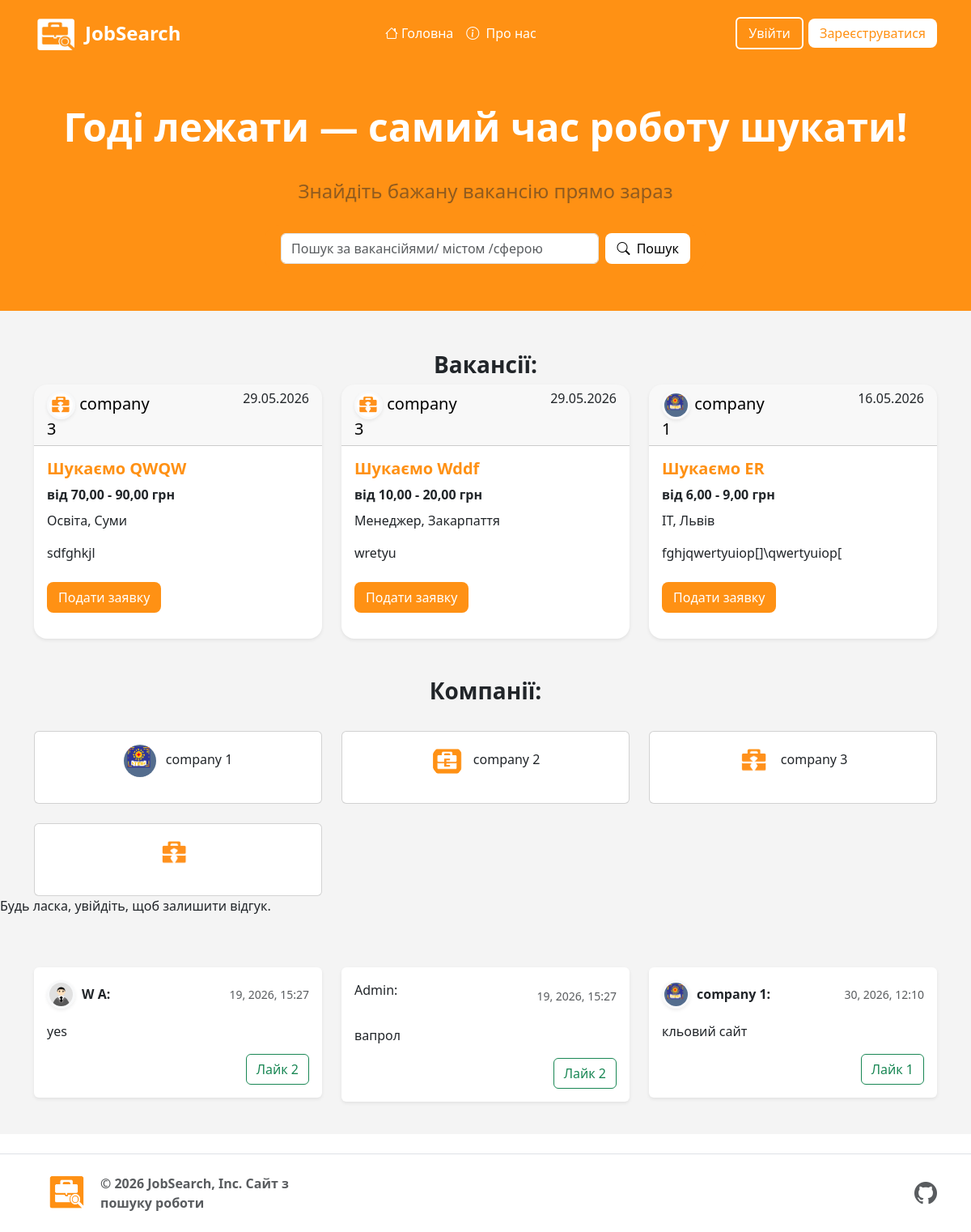
The page / on the database its author committed.
### project/models.py (models this page shows, shortened)
class Vacancy(models.Model):
    title = models.CharField(max_length=256)#Заголовок
    description = models.TextField()#опис
    description1 = models.TextField(null=True, blank=True)#опис
    description2 = models.TextField(null=True, blank=True)#опис
    link = models.URLField(max_length=500, null=True, blank=True)
    company = models.ForeignKey(EmployerProfile, on_delete=models.CASCADE, related_name="vacancies")
    image = models.ImageField(upload_to='vacancies/images/',  null=True, blank=True)
    price_start = models.DecimalField(max_digits=10, decimal_places=2, null=True, blank=True)
    price_end = models.DecimalField(max_digits=10, decimal_places=2, null=True, blank=True)
    category = models.ForeignKey(Category, on_delete=models.SET_NULL, null=True)
    employment_type = models.CharField(max_length=20, choices=EMPLOYMENT_CHOICES, default='full_time', verbose_name="Тип зайнятості")
    work_format = models.CharField(max_length=20, choices=WORK_FORMAT_CHOICES, default='office', verbose_name="Формат роботи")
    experience = models.CharField(max_length=20, choices=EXPERIENCE_CHOICES, default='no_experience', verbose_name="Досвід роботи")
    city = models.ForeignKey(City, on_delete=models.SET_NULL, related_name="vacancies", null=True)
    street = models.CharField(max_length=255, verbose_name="Вулиця")
    house_number = models.CharField(max_length=20, blank=True, null=True, verbose_name="Будинок / Офіс")
    date = models.DateTimeField(auto_now_add=True)#дата створення
    updated_at = models.DateTimeField(auto_now=True, verbose_name="Дата оновлення")
    class Meta:
        ordering = ['-date']

class Category(models.Model):
    name = models.CharField(max_length=150)
    def __str__(self):
        return self.name

class City(models.Model):
    name = models.CharField(max_length=100)
    def __str__(self):
        return self.name

class Response(models.Model):
    author = models.OneToOneField(User, on_delete=models.CASCADE, related_name="site_comment")#автор
    content = models.TextField()#опис
    date = models.DateTimeField(auto_now_add=True)#дата створення
    created_at = models.DateTimeField(auto_now_add=True)

### auth_system/models.py (models this page shows)
class EmployerProfile(models.Model):
    TYPES_CHOICES = (
        ('private', 'Приватна особа'),
        ('company', 'Компанія'),
    )
    user = models.OneToOneField(User, on_delete=models.CASCADE, related_name='employer')
    employer_type = models.CharField(max_length=10, choices=TYPES_CHOICES, default='private')#тип роботодавця
    name_company = models.CharField(max_length=20)#назва компанії
    email = models.EmailField(max_length=254, blank=True, null=True)
    role = models.CharField(choices=ROLE_CHOICES, max_length=20, default='Employer')#роль
    description = models.TextField()#опис
    logo = models.ImageField(upload_to='company_logos/', blank=True, null=True)#логотип
    referral_company = models.ForeignKey('project.Category', on_delete=models.SET_NULL, null=True)#направлення компаній
    hq_location = models.CharField(max_length=255, blank=True, null=True, verbose_name="Головний офіс (Місто, Країна)")
    website = models.URLField(max_length=200, null=True, blank=True)#посилання на сайт компаній
    def __str__(self):
        return self.name_company
    @property
    def img_logo(self):
        if self.employer_type == 'company':
            if self.logo:
                return self.logo.url
            else:
                return '/static/image/e-logo.png'
        else:
            return '/static/image/i-logo.png'

### project/views.py (the view, shortened to what this page needs)
# urls.py: path('', views.Job_ListView.as_view(), name='job_list'),
class Job_ListView(ListView):
    model = Vacancy
    form_class = Response_CreatFrom
    context_object_name = "jobs"
    template_name = "jobs/job_list.html"
    def get_context_data(self, **kwargs):
        context = super().get_context_data(**kwargs)
        context['all_responses'] = Response.objects.all()
        context['company_al'] = EmployerProfile.objects.all()
        context['latest_objects'] = Vacancy.objects.order_by('-date')[:3]
        user_already_responded = False
        if self.request.user.is_authenticated:
            user_already_responded = Response.objects.filter(author=self.request.user).exists()
        context['search_form'] = Vacancy_SurchFrom()
        if self.request.user.is_authenticated:
            context['user_already_responded'] = user_already_responded
        context['response_form'] = self.form_class()
        return context

### project/forms.py
class Response_CreatFrom(forms.ModelForm):
    class Meta:
        model = Response
        fields = ['content']
        widgets = {'content': forms.Textarea(attrs={
            'class': 'form-control',
            'placeholder': 'Додайте коментар',
            'rows': 4
        })}

### auth_system/models.py (called while the page is built)
    @property
    def img_avatar(self):
        if self.avatar:
            return self.avatar.url
        if self.gender == 'Men':
            if self.op == 'Yes':
                return '/static/image/men-op.png'
            else:
                return '/static/image/men.png'
        else:
            if self.op == 'Yes':
                return '/static/image/women-op.png'
            else:
                return '/static/image/women.png'

### templates/jobs/job_list.html (shortened to what this page needs)
{% extends 'base.html' %}
{% load static %}
{% block content %}
<section class="search-hero py-5 text-center text-white">
    <div class="container">
        <h1 class="display-5 fw-bold">Годі лежати — самий час роботу шукати!</h1>
        <br>
        <p class="text-body-tertiary mb-4 fs-4">Знайдіть бажану вакансію прямо зараз</p>
        <div class="row justify-content-center">
            <div class="col-md-8 col-lg-6">
                <div class="hk">
                <form action="{% url 'job_surh' %}" method="get" class="d-flex gap-2">
                    <div class="w-100">
                        {{ search_form.q }}
                    </div>
                        <button type="submit" class="btn-exit text-nowrap">
                            <i class="bi bi-search me-1"></i> Пошук
                        </button>
                </form>
                </div>
            </div>
        </div>
    </div>
</section>
<h3 class="fw-bold text-center">Вакансії:</h3>
<div class="container mb-5">
    <div class="row row-cols-1 row-cols-sm-2 row-cols-md-3 g-4">
        {% for jo in latest_objects %}
            <div class="col position-relative">
                <div class="card h-100 mb-3 mx-auto shadow-sm mb-3 border-0 rounded-4 overflow-hidden">
                  <h5 class="card-header ">
                    <div class="row gx-5">
                        <div class="col position-relative" style="z-index: 2;">
                            <img src="{{ jo.company.img_logo }}" alt="Avatar"
                             class="rounded-circle img-fluid border border-3 border-light shadow-sm"
                             style="width: 35px; height: 35px; object-fit: cover;">
                            <a href="{% url 'job_company' %}">{{ jo.company }}</a>
                        </div>
                        <div class="col">
                            <div class="text-end fs-6">{{ jo.date|date:"d.m.Y" }}</div>
                        </div>
                    </div>
                  </h5>
                  <div class="card-body">
                    <h5 class="mb-2 fw-bold card-title">
                        <a href="{% url 'job_datail' pk=jo.id %}" class="stretched-link text-site text-decoration-none ">
                            Шукаємо {{ jo.title }}
                        </a>
                    </h5>
                    <div class="mb-2 fw-bold">
                        від {{ jo.price_start }} - {{ jo.price_end }} грн
                    </div>
                    <div class="mb-1">
                        <p class="fs-6">{{ jo.category }}, {{ jo.city }}</p>
                    </div>
                    <div class="mb-4 text-truncate">
                        {{ jo.description }}
                    </div>
                                 <div class="position-relative mt-auto" style="z-index: 2;">
                        {% if user.employer.name_company %}
                            {% if user == jo.company.user %}
                                <div class="d-flex flex-column gap-2 mt-2 ">
                                    <p class="mb-1 fw-bold">Заявок <span class="badge bg-primary">{{ jo.applications.count }}</span></p>
                                    <div class="d-flex gap-2">
                                    <a href="{% url 'job_update' jo.pk %}" class="btn btn-warning fw-bold">
                                        Редагувати
                                    </a>
                                    <a href="{% url 'job_delete' jo.pk %}" class="btn btn-danger fw-bold">Видалити</a>
                                    </div>
                                </div>
                            {% endif %}
                        {% else %}
                            <a href="{% url 'apply_for_job' jo.id %}" class="btn-L card-btn ">
                                Подати заявку
                            </a>
                        {% endif %}
                        </div>
                  </div>
                </div>
            </div>
        {% empty %}
            <div class="col-12 text-center">
                <p>Свіжих вакансій поки немає.</p>
            </div>
        {% endfor %}
    </div>
</div>
<h3 class="fw-bold text-center">Компанії:</h3>
<br>
<div class="container">
    <div class="row row-cols-1 row-cols-sm-2 row-cols-md-3 g-4">
    {% for comp in company_al %}
        <div class="col">
            <div class="card h-100 text-center mb-3">
                <div class="card-body">
                    <img src="{{ comp.img_logo }}" alt="Logo"
                         style="width: 40px; height: 40px; object-fit: cover;"
                         class="rounded-circle me-2">
                    {{ comp.name_company }}
                </div>
            </div>
        </div>
    {% empty %}
        <div class="col-12 text-center text-muted">Профілів не знайдено.</div>
    {% endfor %}
    </div>
</div>
{% if user.is_authenticated %}
<div class="container">
    {% if user_already_responded %}
        <p>Ви вже залишили відгук про наш сайт. Дякуємо!</p>
    {% else %}
        <form method="POST" action="" class=" gap-2">
            {% csrf_token %}
            <div style="height: 150px; max-width: 400px;">
                {{ response_form.as_p }}
            </div>
            <button type="submit" class="btn btn-success">Опублікувати відгук</button>
        </form>
    {% endif %}
{% else %}
    <p>Будь ласка, увійдіть, щоб залишити відгук.</p>
{% endif %}
<br>
    <div class="container mt-4">
        <div class="row row-cols-1 row-cols-md-3 g-4">
    {% for res in all_responses %}
            <div class="col">
                <div class="card mb-3 shadow-sm border-0">
                    <div class="card-body">
                        <div class="d-flex justify-content-between align-items-center">
                            <div class="d-flex align-items-center">
                                {% if res.author.profile %}
                                    <img src="{{ res.author.profile.img_avatar }}" alt="Avatar"
                                         class="rounded-circle img-fluid border border-3 border-light shadow-sm"
                                         style="width: 35px; height: 35px; object-fit: cover;">
                                <p class="fw-bold mb-0 px-2">
                                    {{ res.author.first_name }} {{ res.author.last_name }}:
                                </p>
                                {% elif res.author.employer %}
                                    <img src="{{ res.author.employer.img_logo }}" alt="Avatar"
                                         class="rounded-circle img-fluid border border-3 border-light shadow-sm"
                                         style="width: 35px; height: 35px; object-fit: cover;">
                                                                         <p class="fw-bold mb-0 px-2">
                                    {{ res.author.employer.name_company }}:
                                </p>
                                {% else %}
                                <p>Admin:</p>
                                {% endif %}
                            </div>
                            <div class="text-end text-muted small">
                                {{ res.date|date:"d, Y, H:i" }}
                            </div>
                        </div>
                        <p class="card-text mt-3">{{ res.content }}</p>
                        <div class="text-end">
                            <a class="btn btn-outline-success" href="{% url 'Like_Response' res.id %}">
                                Лайк {{ res.likes.count }}
                            </a>
                        </div>
                    </div>
                </div>
            </div>
    {% endfor %}
        </div>
    </div>
    <br>
{% endblock %}

### static/css/stayle.css (style rules this page uses)
html, body { height: 100%; margin: 0; }
body { display: flex; flex-direction: column; min-height: 100vh; }
.btn-exit { display: inline-block; padding: 6px 14px; background-color: white; color: black; border-radius: 8px; text-decoration: none; font-weight: 500; border: none; cursor: pointer; text-align: center; }
.btn-L { display: inline-block; padding: 7px 14px; background-color: #ff9114; color: white; border-radius: 8px; text-decoration: none; font-weight: 500; border: none; cursor: pointer; text-align: center; }
.search-hero { background: #ff9114; background-size:cover; background-position:center; padding-top:10px; padding:30px 10px; margin-bottom: 50px; }
.hk { max-width:1290px; padding: 10px 20px; background: #ff9114; border-radius: 18px; z-index: 1000; transition: all 0.4s cubic-bezier(0.16, 1, 0.3, 1); }
.text-site { color:#ff9114; }
.card-btn { pointer-events: auto; }

### templates/jobs/job_list.html (style rules this page uses)
a { color: black; text-decoration: none; }
a.text-site, a.text-site:hover { color: #ff9114 !important; }

### rows shown on the page
Vacancy: company "company 3", date "29.05.2026", title "QWQW", price_start "70,00", price_end "90,00", category "Освіта", city "Суми", description "sdfghkjl"
Vacancy: company "company 3", date "29.05.2026", title "Wddf", price_start "10,00", price_end "20,00", category "Менеджер", city "Закарпаття", description "wretyu"
Vacancy: company.img_logo (picture), company "company 1", date "16.05.2026", title "ER", price_start "6,00", price_end "9,00", category "ІТ", city "Львів", description "fghjqwertyuiop[]\\qwertyuiop["
Response: author.first_name "W", author.last_name "A", date "19, 2026, 15:27", content "yes", likes.count "2"
Response: shows "Admin:", date "19, 2026, 15:27", content "вапрол", likes.count "2"
Response: author.employer.img_logo (picture), author.employer.name_company "company 1", date "30, 2026, 12:10", content "кльовий сайт", likes.count "1"

### other values the page prints
{{ comp.name_company }} "company 1"
{{ comp.name_company }} "company 2"
{{ comp.name_company }} "company 3"
